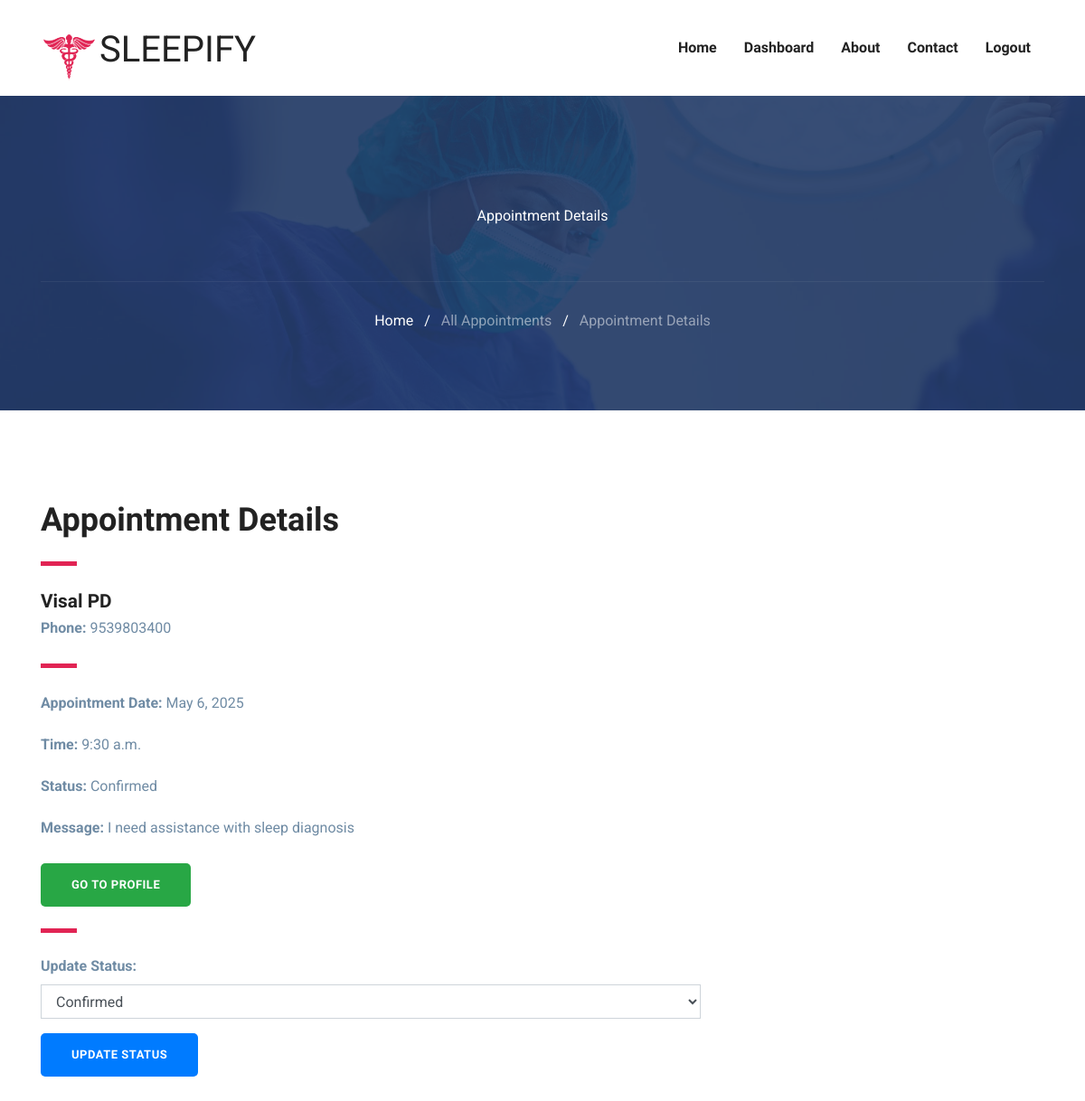
Page /doctor/doctorAppointmentInfo/7/ (signed in) on the committed database.
### doctor/models.py (models this page shows, shortened)
class Appointment(models.Model):
    doctor = models.ForeignKey(Doctor, on_delete=models.CASCADE)
    patient = models.ForeignKey(Patient, on_delete=models.CASCADE)
    phone = models.CharField(max_length=15,blank=True,null=True)
    message = models.CharField(max_length=255,null=True,blank=True,default=None)
    date = models.DateField()
    time = models.TimeField()
    status_choices = (
        ("Pending", "Pending"),
        ("Confirmed", "Confirmed"),
        ("Completed", "Completed"),
        ("Cancelled", "Cancelled"),
    )
    status = models.CharField(max_length=20, choices=status_choices, default="Pending")
    created_on = models.DateTimeField(auto_now_add=True)

### users/models.py (models this page shows, shortened)
class Patient(models.Model):
    fname = models.CharField(max_length=150)
    lname = models.CharField(max_length=150)
    dob = models.DateField(default='2001-01-01')
    gender_choices = (("Male","Male"),("Female","Female"))
    gender = models.CharField(max_length=20,default=None,null=True,blank=True,choices=gender_choices)
    email = models.EmailField( max_length=150,unique=True)
    phone = models.CharField(max_length=15,null=True,blank=True)
    password = models.CharField(max_length=150)
    created_on = models.DateField(auto_now_add=True)

### doctor/views.py (the view)
# urls.py: path('doctorAppointmentInfo/<int:id>/',views.doctorAppointmentInfo,name="doctorAppointmentInfo"),
@doctor_login_required()
def doctorAppointmentInfo(request,id):
    appointment =  get_object_or_404(Appointment,id=id)
    if request.method == "POST":
        new_status = request.POST.get("status")
        if new_status in dict(Appointment.status_choices):
            appointment.status = new_status
            appointment.save()
        return redirect("doctorAppointmentInfo", id=id)
    return render(request, 'doctor/appointment-view.html', {'appointment': appointment})

### templates/doctor/appointment-view.html (shortened to what this page needs)
{% extends "../base.html" %}
{% load static %}
{% block body %}
{% include "doctor/nav.html" %}
<section class="page-title bg-1">
    <div class="container">
      <div class="row">
        <div class="col-md-12">
          <div class="block text-center">
            <span class="text-white">Appointment Details</span>
            <ul class="list-inline breadcumb-nav">
                <li class="list-inline-item"><a href="{% url 'doctorHome' %}" class="text-white">Home</a></li>
                <li class="list-inline-item"><span class="text-white">/</span></li>
                <li class="list-inline-item"><a href="{% url 'doctorAppointments' %}" class="text-white-50">All Appointments</a></li>
                <li class="list-inline-item"><span class="text-white">/</span></li>
                <li class="list-inline-item"><a href="#" class="text-white-50">Appointment Details</a></li>
              </ul>
          </div>
        </div>
      </div>
    </div>
  </section>
  <section class="section patient-single">
    <div class="container">
        <div class="row">
            <div class="col-lg-8 col-md-6">
                <div class="patient-details mt-4 mt-lg-0">
                    <h2 class="text-md">Appointment Details</h2>
                    <div class="divider my-4"></div>
                    <h4 class="mb-0">{{ appointment.patient.fname }} {{ appointment.patient.lname }}</h4>
                    <p><strong>Phone:</strong> {{ appointment.phone|default:"Not Provided" }}</p>
                    <div class="divider my-4"></div>
                    <p><strong>Appointment Date:</strong> {{ appointment.date }}</p>
                    <p><strong>Time:</strong> {{ appointment.time }}</p>
                    <p><strong>Status:</strong> {{ appointment.status }}</p>
                    <p><strong>Message:</strong> {{ appointment.message|default:"No additional message" }}</p>
                    {% if appointment.status == "Confirmed" %}
                    <div class="mt-4">
                      <a href="{% url 'doctorPatientInfo' appointment.patient.id %}" class="btn btn-success">Go to Profile</a>
                  </div>
                    {% endif %}
                    <div class="divider my-4"></div>
                    <form method="POST">
                        <label for="status"><strong>Update Status:</strong></label>
                        <select name="status" id="status" class="form-control">
                            <option value="Confirmed" {% if appointment.status == "Confirmed" %}selected{% endif %}>Confirmed</option>
                        </select>
                        <button type="submit" class="btn btn-primary mt-3">Update Status</button>
                    </form>
                </div>
            </div>
        </div>
    </div>
</section>
{% endblock body %}

### static/css/style.css (style rules this page uses)
html { overflow-x: hidden; }
body { line-height: 1.6; font-family: "Roboto", sans-serif; -webkit-font-smoothing: antialiased; font-size: 16px; color: #6F8BA4; font-weight: 400; }
h1, .h1, h2, .h2, h3, .h3, h4, .h4, h5, .h5, h6, .h6 { font-family: "Exo", sans-serif; font-weight: 700; color: #222; }
h2, .h2 { font-size: 44px; }
h4, .h4 { font-size: 1.3rem; line-height: 30px; }
p { line-height: 30px; }
.form-control { box-shadow: none; border-radius: 0; }
.btn { display: inline-block; font-size: 14px; font-size: 0.8125rem; font-weight: 700; letter-spacing: .5px; padding: .75rem 2rem; font-family: "Exo", sans-serif; text-transform: uppercase; border-radius: 5px; border: 2px solid transparent; transition: all .35s ease; }
.section { padding: 100px 0; }
.text-md { font-size: 2.25rem; }
a { color: #222; text-decoration: none; transition: all .35s ease; }
.page-title { padding: 120px 0px 70px 0px; position: relative; }
.page-title .breadcumb-nav { margin-top: 60px; padding-top: 30px; border-top: 1px solid rgba(255, 255, 255, 0.06); }
.bg-1 { background: url("../images/22.jpg") no-repeat 50% 50%; background-size: cover; position: relative; }
.divider { width: 40px; height: 5px; background: #e12454; }

### rows in the picture
Appointment: patient.fname "Visal", patient.lname "PD", phone "9539803400", date "May 6, 2025", time "9:30 a.m.", status "Confirmed", message "I need assistance with sleep diagnosis"
